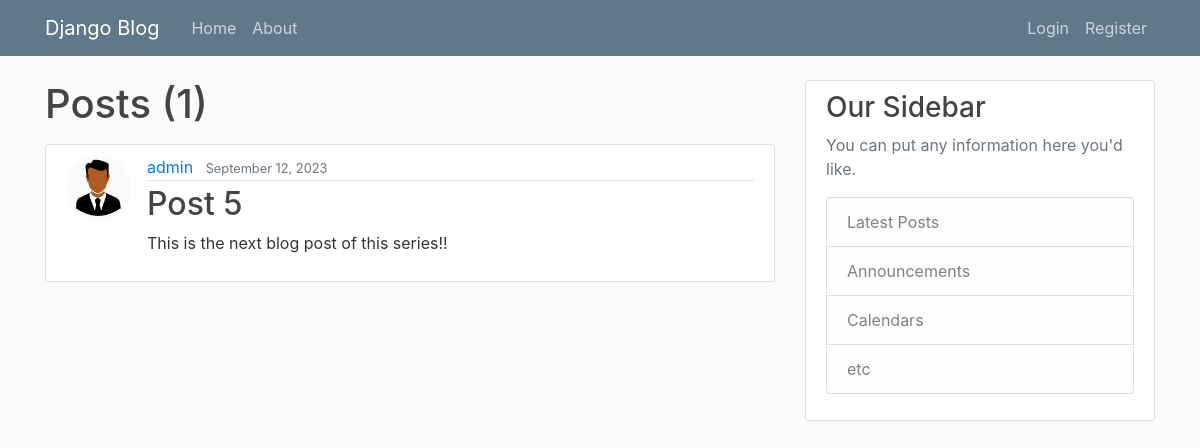
Page /user/admin on the earlier database version.
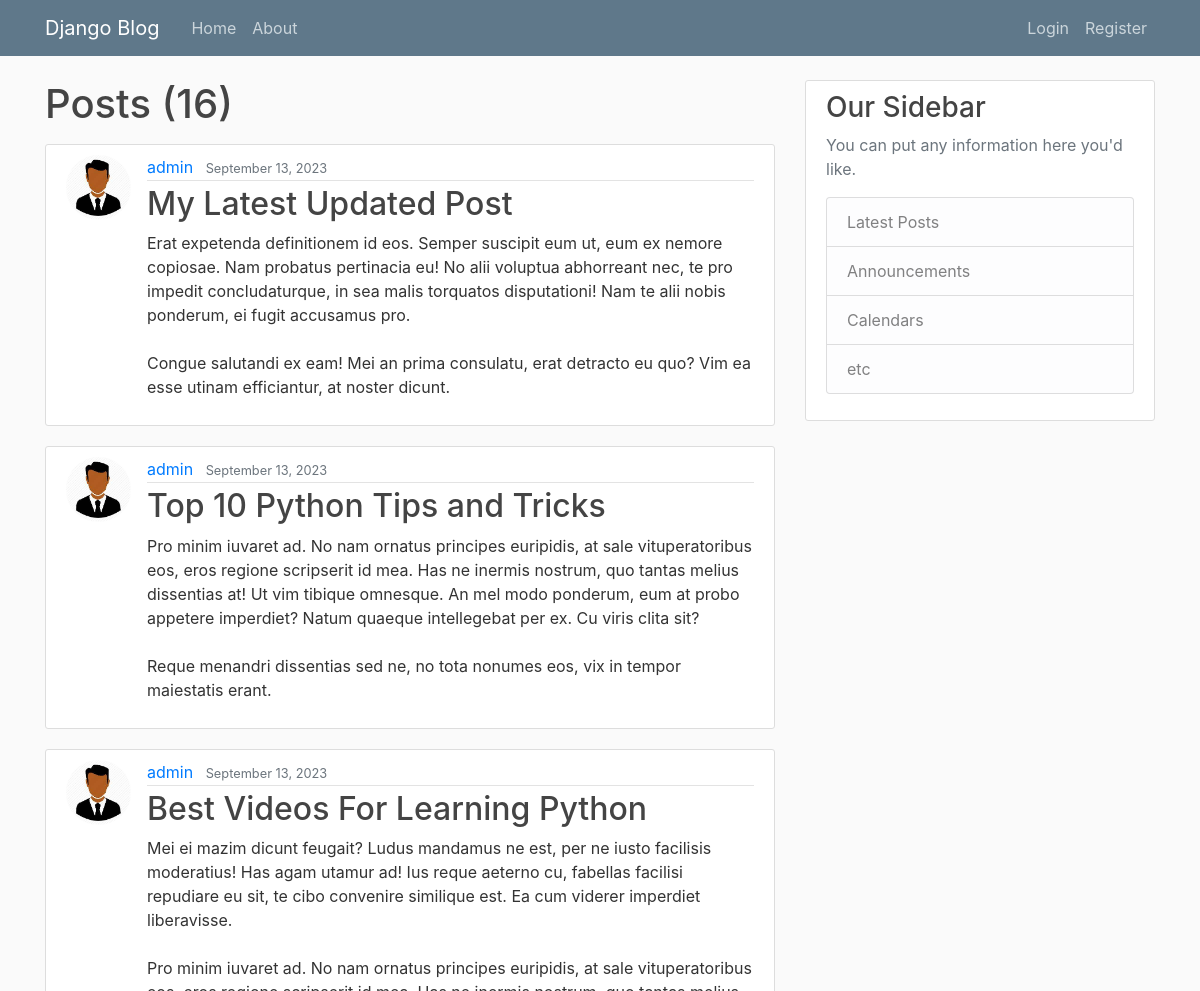
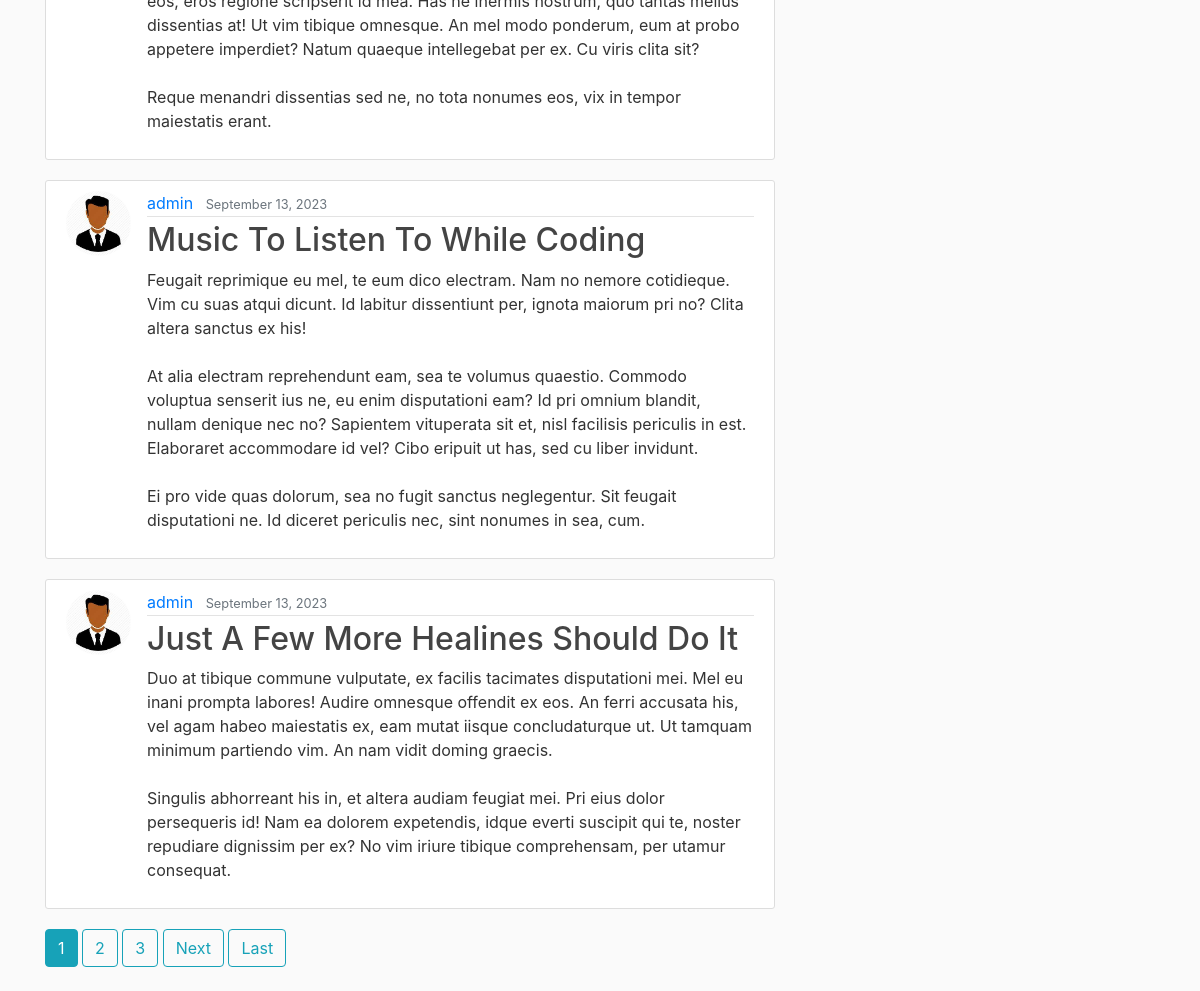
Same page on the later database version (2 pictures, top to bottom).
### blog/models.py (models this page shows, shortened)
class Post(models.Model):
  title = models.CharField(max_length=100)
  content = models.TextField()
  date_posted = models.DateTimeField(default=timezone.now)
  author = models.ForeignKey(User, on_delete=models.CASCADE)

### users/models.py (models this page shows, shortened)
class Profile(models.Model):
  user =  models.OneToOneField(User, on_delete=models.CASCADE)
  image = models.ImageField(default='default.jpg', upload_to='profile_pics')

### blog/views.py (the view)
# urls.py: path('user/<str:username>', UserPostListView.as_view(), name='user-posts'),
class UserPostListView(ListView):
  model = Post
  template_name = 'blog/user_posts.html'
  context_object_name = 'posts'
  ordering = ['-date_posted']
  paginate_by = 5
  def get_queryset(self):
    user = get_object_or_404(User, username=self.kwargs.get('username'))
    return Post.objects.filter(author=user).order_by('-date_posted')

### blog/templates/blog/user_posts.html (shortened to what this page needs)
{% extends "blog/base.html" %}
{% block content %}
<h1 class="mb-3"> {{view.kwards.username}} Posts ({{ page_obj.paginator.count }})</h1>
  {% for post in posts %}
  <article class="media content-section">
    <img class="rounded-circle article-img" src="{{ post.author.profile.image.url }}">
    <div class="media-body">
      <div class="article-metadata">
        <a class="mr-2" href="{% url 'user-posts' post.author.username %}">{{ post.author }}</a>
        <small class="text-muted">{{ post.date_posted |date:"F d, Y" }}</small>
      </div>
      <h2><a class="article-title" href="{% url 'post-detail' post.id %}">{{ post.title }}</a></h2>
      <p class="article-content">{{ post.content }}</p>
    </div>
  </article>
  {% endfor %}
  {% if is_paginated %}
    {% for num in page_obj.paginator.page_range  %}
            {% if page_obj.number == num %}
                <a class="btn btn-info mb-4" href="?page={{ num }}">{{ num }}</a>
            {% elif num > page_obj.number|add:'-3' and num < page_obj.number|add:'3' %}
                <a class="btn btn-outline-info mb-4" href="?page={{ num }}">{{ num }}</a>
            {% endif  %}
    {% endfor %}
            {% if page_obj.has_next %}
                <a class="btn btn-outline-info mb-4" href="{{ page_obj.next_page_number }}">Next</a>
                <a class="btn btn-outline-info mb-4" href="?page={{ page_obj.paginator.num_pages }}">Last</a>
            {% endif %}
  {% endif %}
{% endblock content %}

### blog/templates/blog/base.html (shortened to what this page needs)
{% load static %}
<!DOCTYPE html>
<html lang="en">
<head>
    <link rel="stylesheet" href="https://cdn.jsdelivr.net/npm/bootstrap@4.0.0/dist/css/bootstrap.min.css">
      <link rel="stylesheet" href="{%static 'blog/main.css' %}">
</head>
<body>
  <header class="site-header">
    <nav class="navbar navbar-expand-md navbar-dark bg-steel fixed-top">
      <div class="container">
        <a class="navbar-brand mr-4" href="{% url 'blog-home' %}">Django Blog</a>
        <div class="collapse navbar-collapse" id="navbarToggle">
          <div class="navbar-nav mr-auto">
            <a class="nav-item nav-link" href="{% url 'blog-home' %}">Home</a>
            <a class="nav-item nav-link" href="{% url 'blog-about' %}">About</a>
          </div>
          <div class="navbar-nav">
            {% if user.is_authenticated %}
            <a class="nav-item nav-link" href="{% url 'profile' %}">Profile</a>
            <a class="nav-item nav-link" href="{% url 'post-create' %}">New Post</a>
              <a class="nav-item nav-link" href="{% url 'logout' %}">Logout</a>
            {% else %}
              <a class="nav-item nav-link" href="{% url 'login' %}">Login</a>
              <a class="nav-item nav-link" href="{% url 'register' %}">Register</a>
            {% endif %}
          </div>
        </div>
      </div>
    </nav>
  </header>
  <main role="main" class="container">
    <div class="row">
      <div class="col-md-8">
        {% block content %}{% endblock %}
      </div>
      <div class="col-md-4">
        <div class="content-section">
          <h3>Our Sidebar</h3>
          <p class='text-muted'>You can put any information here you'd like.
            <ul class="list-group">
              <li class="list-group-item list-group-item-light">Latest Posts</li>
              <li class="list-group-item list-group-item-light">Announcements</li>
              <li class="list-group-item list-group-item-light">Calendars</li>
              <li class="list-group-item list-group-item-light">etc</li>
            </ul>
          </p>
        </div>
      </div>
    </div>
  </main>
</body>
</html>

### blog/static/blog/main.css (style rules this page uses)
body { background: #fafafa; color: #333333; margin-top: 5rem; }
h1, h2, h3, h4, h5, h6 { color: #444444; }
ul { margin: 0; }
.bg-steel { background-color: #5f788a; }
.site-header .navbar-nav .nav-link { color: #cbd5db; }
.content-section { background: #ffffff; padding: 10px 20px; border: 1px solid #dddddd; border-radius: 3px; margin-bottom: 20px; }
.article-title { color: #444444; }
.article-content { white-space: pre-line; }
.article-img { height: 65px; width: 65px; margin-right: 16px; }
.article-metadata { padding-bottom: 1px; margin-bottom: 4px; border-bottom: 1px solid #e3e3e3 }

Differences in the rows shown:
no longer on this page (row unchanged): Post: author.profile.image (picture), author "admin", date_posted "September 12, 2023", title "Post 5", content "This is the next blog post of this series!!"
added Post: author.profile.image (picture), author "admin", date_posted "September 13, 2023", title "My Latest Updated Post", content "Erat expetenda definitionem id eos. Semper suscipit eum ut, eum ex nemore copiosae. Nam probatus pertinacia eu! No alii voluptua abhorreant nec, te pro impedit concludaturque, in sea malis torquatos disputationi! Nam te alii nobis ponderum, ei fugit accusamus pro. Congue salutandi ex eam! Mei an prima consulatu, erat detracto eu quo? Vim ea esse utinam efficiantur, at noster dicunt."
added Post: author.profile.image (picture), author "admin", date_posted "September 13, 2023", title "Top 10 Python Tips and Tricks", content "Pro minim iuvaret ad. No nam ornatus principes euripidis, at sale vituperatoribus eos, eros regione scripserit id mea. Has ne inermis nostrum, quo tantas melius dissentias at! Ut vim tibique omnesque. An mel modo ponderum, eum at probo appetere imperdiet? Natum quaeque intellegebat per ex. Cu viris clita sit? Reque menandri dissentias sed ne, no tota nonumes eos, vix in tempor maiestatis erant."
added Post: author.profile.image (picture), author "admin", date_posted "September 13, 2023", title "Best Videos For Learning Python", content "Mei ei mazim dicunt feugait? Ludus mandamus ne est, per ne iusto facilisis moderatius! Has agam utamur ad! Ius reque aeterno cu, fabellas facilisi repudiare eu sit, te cibo convenire similique est. Ea cum viderer imperdiet liberavisse. Pro minim iuvaret ad. No nam ornatus principes euripidis, at sale vituperatoribus eos, eros regione scripserit id mea. Has ne inermis nostrum, quo tantas melius dissentias at! Ut vim tibique omnesque. An mel modo ponderum, eum at probo appetere imperdiet? Natum quaeque intellegebat per ex. Cu viris clita sit? Reque menandri dissentias sed ne, no tota nonumes eos, vix in tempor maiestatis erant."
added Post: author.profile.image (picture), author "admin", date_posted "September 13, 2023", title "Music To Listen To While Coding", content "Feugait reprimique eu mel, te eum dico electram. Nam no nemore cotidieque. Vim cu suas atqui dicunt. Id labitur dissentiunt per, ignota maiorum pri no? Clita altera sanctus ex his! At alia electram reprehendunt eam, sea te volumus quaestio. Commodo voluptua senserit ius ne, eu enim disputationi eam? Id pri omnium blandit, nullam denique nec no? Sapientem vituperata sit et, nisl facilisis periculis in est. Elaboraret accommodare id vel? Cibo eripuit ut has, sed cu liber invidunt. Ei pro vide quas dolorum, sea no fugit sanctus neglegentur. Sit feugait disputationi ne. Id diceret periculis nec, sint nonumes in sea, cum."
added Post: author.profile.image (picture), author "admin", date_posted "September 13, 2023", title "Just A Few More Healines Should Do It", content "Duo at tibique commune vulputate, ex facilis tacimates disputationi mei. Mel eu inani prompta labores! Audire omnesque offendit ex eos. An ferri accusata his, vel agam habeo maiestatis ex, eam mutat iisque concludaturque ut. Ut tamquam minimum partiendo vim. An nam vidit doming graecis. Singulis abhorreant his in, et altera audiam feugiat mei. Pri eius dolor persequeris id! Nam ea dolorem expetendis, idque everti suscipit qui te, noster repudiare dignissim per ex? No vim iriure tibique comprehensam, per utamur consequat."
Other differences:
{{ page_obj.paginator.count }}: "1" → "16"
new list line: "1"
new list line: "2"
new list line: "3"
text now shown: "Next Last"
